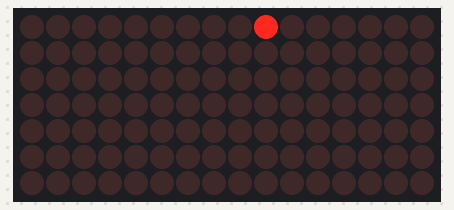
Bench run of a sketch on a simulated Arduino Mega 2560, built with avr-gcc and run on an emulated ATmega2560. Parts: 16×7 LED matrix. Wiring (inferred from the names in the program): LED cube drawn one layer per row (orientation assumed): layers pin 23, pin 25, pin 27, pin 29, pin 31, pin 33, pin 35; columns pin 4, pin 5, pin 6, pin 7, pin 8, pin 9, pin 10, pin 11, pin 12, pin 13, pin 14, pin 15, pin 16, pin 17, pin 22, pin 24.

Above: at 0.1 s.
At 5.0 s:
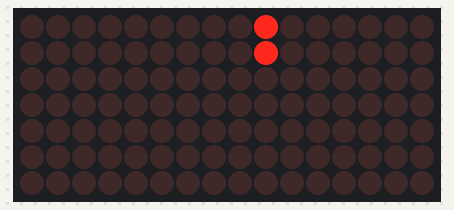
At 10.01 s:
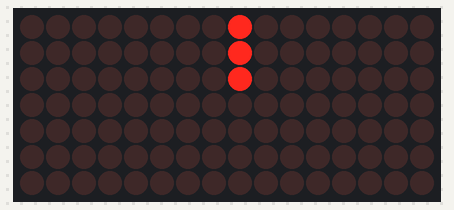
At 19.71 s:
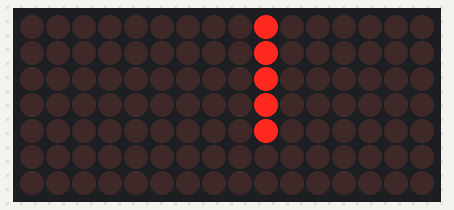
At 29.51 s:
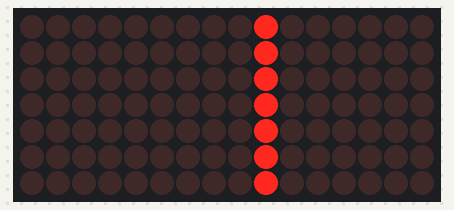
At 38.32 s:
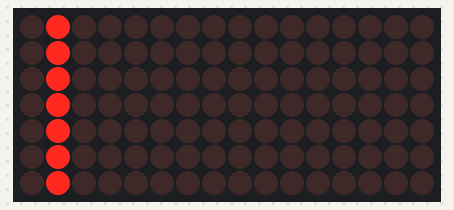

The sketch:

timmer.ino
```cpp
//arduino led cube code by Michael Hlinka
//created January 2019
//timmer code taken from Ananda Ghassaei and instructables.com
//https://www.instructables.com/id/Arduino-Timer-Interrupts/

#define COLUMN  49
#define ROW     7

int column[COLUMN] = {13,   12,  11,  10,   9,   8,  7,
                       6,    5,   4,  14,  15,  16, 17,
                      22,   24,  26,  28,  30,  32, 34,
                      38,   40,  42,  44,  46,  48, 50,
                      39,   41,  43,  45,  47,  49, 51,
                      A15, A14, A13, A12, A11, A10, A9,
                      A1,   A2,  A3,  A4,  A5,  A6, A7};
int row[ROW]       = {23,   25,  27,  29,  31,  33, 35};

int gameBoard[ROW * COLUMN];
volatile int tempBoard[ROW * COLUMN];
int bounce_column_old_c;
int bounce_column_new_c;
int bounce_column_old_r;
int bounce_column_new_r;
volatile int bounce_column_state;

void setup(){
//code from Anada Ghassaei
cli();
//set timer0 interrupt at 2kHz
  TCCR0A = 0;// set entire TCCR2A register to 0
  TCCR0B = 0;// same for TCCR2B
  TCNT0  = 0;//initialize counter value to 0
  // set compare match register for 2khz increments
  OCR0A = 150;// = (16*10^6) / (2000*64) - 1 (must be <256)
  // turn on CTC mode
  TCCR0A |= (1 << WGM01);
  // Set CS01 and CS00 bits for 64 prescaler
  TCCR0B |= (1 << CS01) | (1 << CS00);
  // enable timer compare interrupt
  TIMSK0 |= (1 << OCIE0A);

//set timer1 interrupt at 1Hz
  TCCR1A = 0;// set entire TCCR1A register to 0
  TCCR1B = 0;// same for TCCR1B
  TCNT1  = 0;//initialize counter value to 0
  // set compare match register for 1hz increments
  OCR1A = 1562;// = (16*10^6) / (1*1024) - 1 (must be <65536)
  // turn on CTC mode
  TCCR1B |= (1 << WGM12);
  // Set CS12 and CS10 bits for 1024 prescaler
  TCCR1B |= (1 << CS12) | (1 << CS10);
  // enable timer compare interrupt
  TIMSK1 |= (1 << OCIE1A);


//my code
  int i;
  for(i = 0; i < ROW; i++){
    pinMode(row[i], OUTPUT);
    digitalWrite(row[i], HIGH);
  }
  for(i = 0; i < COLUMN; i++){
    pinMode(column[i], OUTPUT);
    digitalWrite(column[i], LOW);
  }
  for(i = 0; i < ROW * COLUMN; i++)
    gameBoard[i] = 0;

  Serial.begin(9600);
  bounce_column_state = 0;
sei();
}

int inter0_r;
int inter0_c;
int inter0_hold;
int inter0_var;
//interrupt 0: used for diplsying the board
ISR(TIMER0_COMPA_vect){
  for(inter0_r = 0; inter0_r < ROW; inter0_r++){
    digitalWrite(row[inter0_r], 0);
    inter0_hold = inter0_r * COLUMN;
    for(inter0_c = 0; inter0_c < COLUMN; inter0_c++){
      if(gameBoard[inter0_hold + inter0_c])
        for(inter0_var = 0; inter0_var < 5; inter0_var++)
          digitalWrite(column[inter0_c], 1);
      digitalWrite(column[inter0_c], 0);

    }
    digitalWrite(row[inter0_r], 1);
  }
}

//interrupt 1: used for updating the whatever display is active
ISR(TIMER1_COMPA_vect){
 bounce_column();
}

//generic supporting function
//will set entire gameBoard to 1 (on)
//meant to display a fault or error has occured
void game_over(){
  cli();
    for(int i = 0; i < ROW * COLUMN; i++)
      gameBoard[i] = 1;
  sei();
}

//generic supporting function
//will clear whatever is stored in the gameBoard
void clear_gameBoard(){
  cli();
  for(int i = 0; i < ROW * COLUMN; i++)
    gameBoard[i] = 0;
  sei();
}

//main control function for the bounce control display
//this fucntion is called whenever a gameboard needs to be updated
void bounce_column(){
  switch(bounce_column_state){
    case 0:
      setup_column();
      break;
    case 1:
      increase_column();
      break;
    case 2:
      decrease_column();
      break;
    default:
      game_over();
      break;
  }
}

//supporting function for the bounce column display
//purpose is to initlize all the variables and gameboard for bounce column
void setup_column(){
  clear_gameBoard();
  bounce_column_setup_gameBoard();
  bounce_column_old_c = 0;
  bounce_column_new_c = 0;
  bounce_column_old_r = 0;
  bounce_column_new_r = 0;
  bounce_column_state = 1;
}

//supporting function for the bounce column display
//purpose is to initilize all the starting leds that are on
void bounce_column_setup_gameBoard(){
  cli();
    gameBoard[0] = 1;
  sei();
}

//supporting function for the bounce column display
//starts with only displaying the first row and increases in size each time
void increase_column(){
  for(int i = 0; i < ROW * COLUMN; i++)
    tempBoard[i] = gameBoard[i];

  bounce_column_new_c = bounce_column_old_c + 1;
  if(bounce_column_new_c >= COLUMN){
    bounce_column_new_c = 0;
    bounce_column_new_r = bounce_column_old_r + 1;
    if(bounce_column_new_r >= ROW)
      bounce_column_new_r = 0;
  }

  for(int i = 0; i <= bounce_column_new_r; i++){
    tempBoard[i*COLUMN + bounce_column_old_c] = 0;
    tempBoard[i*COLUMN + bounce_column_new_c] = 1;
  }

  if(bounce_column_old_c == COLUMN - 2 && bounce_column_old_r == ROW - 1){
    bounce_column_state = 2;
    bounce_column_old_c = COLUMN - 1;
    bounce_column_old_r = ROW - 1;
    bounce_column_new_r = ROW - 1;
    tempBoard[0] = 0;
  } else {
    bounce_column_old_c = bounce_column_new_c;
    bounce_column_old_r = bounce_column_new_r;
  }

  cli();
    for(int i = 0; i < ROW * COLUMN; i++)
      gameBoard[i] = tempBoard[i];
  sei();

}

////supporting function for the bounce column display
//starts with displaying row and decreases in size each time
void decrease_column(){
  for(int i = 0; i < ROW * COLUMN; i++)
    tempBoard[i] = gameBoard[i];

  bounce_column_new_c = bounce_column_old_c - 1;
  if(bounce_column_new_c < 0){
    bounce_column_new_c =  COLUMN - 1;
    tempBoard[bounce_column_old_r * COLUMN] = 0;
    bounce_column_new_r = bounce_column_old_r - 1;
  }

  for(int i = 0; i <= bounce_column_new_r; i++){
    tempBoard[i*COLUMN + bounce_column_old_c] = 0;
    tempBoard[i*COLUMN + bounce_column_new_c] = 1;
  }

  if(bounce_column_new_r == 0 && bounce_column_new_c == 0){
    bounce_column_state = 1;
    bounce_column_new_c = 0;
    bounce_column_new_r = 0;
    bounce_column_old_c = 0;
    bounce_column_old_r = 0;
    tempBoard[0] = 1;
  } else {
    bounce_column_old_c = bounce_column_new_c;
    bounce_column_old_r = bounce_column_new_r;
  }

  cli();
    for(int i = 0; i < ROW * COLUMN; i++)
      gameBoard[i] = tempBoard[i];
  sei();
}

void loop(){

}
```
